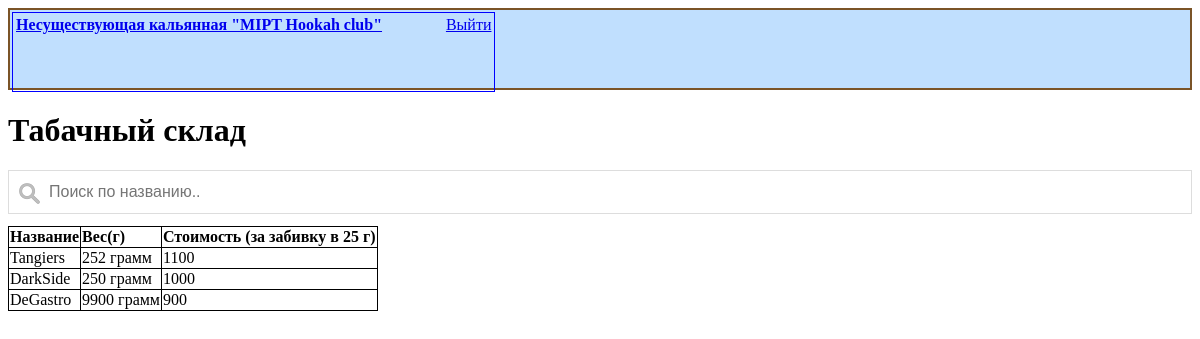
The page /tobacco_stock/ (signed in) on the database as committed earlier.
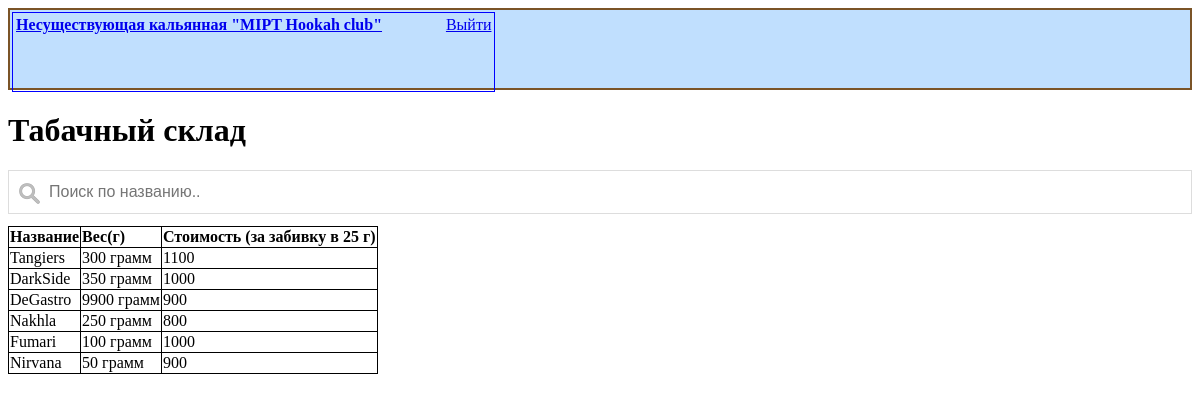
The same page on the database as committed later.
### stock/models.py (models this page shows, shortened)
class Tobacco(models.Model):
    name = models.CharField('Название табака', max_length=30)
    weight = models.IntegerField('Количество табака', default=0)
    cost = models.IntegerField('Стоимость табака', default=0)
    id = models.AutoField(primary_key=True)

### stock/views.py (the view)
# urls.py: url(r'^tobacco_stock/$', views.tobacco_stock, name='tobacco_stock'),
@login_required
def tobacco_stock(request):
    tobaccos = Tobacco.objects.all()
    return HttpResponse(render(request, 'tobacco_stock.html', {"tobaccos" : tobaccos}))

### stock/templates/tobacco_stock.html (shortened to what this page needs)
{% extends 'page.html' %}
{% load static %}
{% block content %}
		<h1> Табачный склад </h1>
        <input type="text" id="myInput" onkeyup="myFunction('tobacco_table')" placeholder="Поиск по названию..">
        <table id="tobacco_table" class="table_index">
            <tr class="tdr_index">
                <td class="tdr_index">
                	<b> Название </b>
                </td>
                <td class="tdr_index">
                	<b> Вес(г) </b>
                </td>
                <td class="tdr_index">
                	<b> Стоимость (за забивку в 25 г) </b>
                </td>
            </tr>
			{% for tobacco in tobaccos %}
			<tr class="tdr_index">
				<td class="tdr_index"> {{ tobacco.name }} </td>
				<td class="tdr_index"> {{ tobacco.weight }} грамм </td>
				<td class="tdr_index"> {{ tobacco.cost }} </td>
			</tr>
			{% endfor %}
{% endblock %}

### login/templates/page.html (shortened to what this page needs)
{% load static %}
<html>
    <head>
        <link rel="stylesheet" href="{% static 'style.css' %}">
    </head>
    <body>
        <div class="header">
            <table class="table_css">
                <tr class="tr_css">
                    <td class="name"><strong><a href="{% url 'home' %}">Несуществующая кальянная "MIPT Hookah club"</a></strong></td>
                    <td class="logout"><a href="{% url 'logout' %}">Выйти</td>
                </tr>
            </table>
        </div>
        {% block content %}
        {% endblock %}
    </body>
</html>

### login/static/style.css (style rules this page uses)
.header { position: relative; height: 10%; background: #C0DFFE; border: 2px solid #7B5427; }
.logout { vertical-align: middle; width: 10%; }
.name { vertical-align: middle; }
.table_css { position: absolute; height: 100%; width: 100%; }
.tr_css { position: absolute; border: 1px solid blue; height: 100%; }
.table_index { border-collapse: collapse; border: 1px solid black; }
.tdr_index { vertical-align: top; border: 1px solid black; }
#myInput { background-image: url('searchicon.png'); background-position: 10px 12px; background-repeat: no-repeat; width: 100%; font-size: 16px; padding: 12px 20px 12px 40px; border: 1px solid #ddd; margin-bottom: 12px; }

Rows that differ between the two databases and show on the page:
changed Tobacco "Tangiers": weight "252" → "300"
changed Tobacco "DarkSide": weight "250" → "350"
added Tobacco: name "Nakhla", weight "250", cost "800"
added Tobacco: name "Fumari", weight "100", cost "1000"
added Tobacco: name "Nirvana", weight "50", cost "900"
